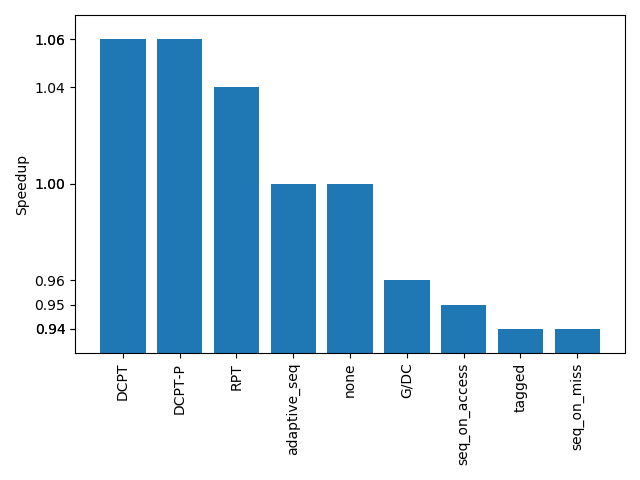

Python code for this plot:
from matplotlib import pyplot as plt

stop_words = [
    "sequential_on_miss",
    "sequential_on_access",
    "adaptive_sequential",
    "user",
    "rpt",
    "dcpt-p",
    "dcpt",
    "tagged",
    "none",
]

change = [
    "seq_on_miss",
    "seq_on_access",
    "adaptive_seq",
    "G/DC (width)",
    "RPT",
    "DCPT-P",
    "DCPT",
]

user_results = {}
with open("width_degree_3/ghb_ait_256/stats.txt", "r") as file:
    lines = file.readlines()
    for i in range(0, len(lines)):
        if "TEST: art110" in lines[i]:
            # print(lines[i:])
            user_stats = lines[i:]
            break

    for line in user_stats:
        if "TEST: art470" in line:
            break
        for word in stop_words:
            if word in line:
                test_results = line.split()
                try:
                    test_results[0] = change[stop_words[:7].index(
                        test_results[0])]
                except Exception:
                    print("")
                user_results[test_results[0]] = float(test_results[2])
                print(test_results[0], user_results[test_results[0]])

plt.ylim([0.93, 1.07])
plt.ylabel("Speedup")
plt.bar(list(reversed(list(user_results.keys()))),
        list(reversed(list(user_results.values()))))
plt.yticks(list(user_results.values()))
plt.xticks(rotation='vertical')
plt.tight_layout()
plt.savefig("art")
plt.show()
